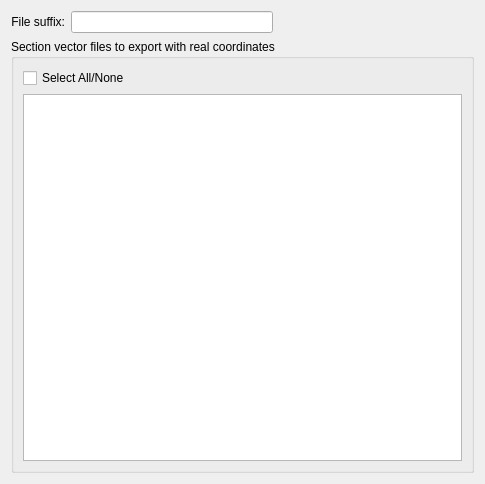
<?xml version="1.0" encoding="UTF-8"?>
<ui version="4.0">
 <class>Dialog</class>
 <widget class="QDialog" name="Dialog">
  <property name="geometry">
   <rect>
    <x>0</x>
    <y>0</y>
    <width>485</width>
    <height>484</height>
   </rect>
  </property>
  <property name="windowTitle">
   <string>Section Data</string>
  </property>
  <layout class="QVBoxLayout" name="verticalLayout">
   <item>
    <layout class="QGridLayout" name="gridLayout_3">
     <item row="0" column="1">
      <widget class="QLineEdit" name="leSuffix"/>
     </item>
     <item row="0" column="0">
      <widget class="QLabel" name="label_2">
       <property name="text">
        <string>File suffix:</string>
       </property>
       <property name="alignment">
        <set>Qt::AlignRight|Qt::AlignTrailing|Qt::AlignVCenter</set>
       </property>
      </widget>
     </item>
     <item row="0" column="2">
      <spacer name="horizontalSpacer_8">
       <property name="orientation">
        <enum>Qt::Horizontal</enum>
       </property>
       <property name="sizeHint" stdset="0">
        <size>
         <width>40</width>
         <height>20</height>
        </size>
       </property>
      </spacer>
     </item>
    </layout>
   </item>
   <item>
    <widget class="QGroupBox" name="groupBox">
     <property name="sizePolicy">
      <sizepolicy hsizetype="Preferred" vsizetype="Expanding">
       <horstretch>0</horstretch>
       <verstretch>0</verstretch>
      </sizepolicy>
     </property>
     <property name="title">
      <string>Section vector files to export with real coordinates</string>
     </property>
     <layout class="QVBoxLayout" name="verticalLayout_2">
      <item>
       <widget class="QCheckBox" name="checkSelectAllLayers">
        <property name="text">
         <string>Select All/None</string>
        </property>
       </widget>
      </item>
      <item>
       <widget class="QListWidget" name="listLayers">
        <property name="selectionMode">
         <enum>QAbstractItemView::MultiSelection</enum>
        </property>
       </widget>
      </item>
     </layout>
    </widget>
   </item>
  </layout>
 </widget>
 <resources/>
 <connections/>
</ui>
